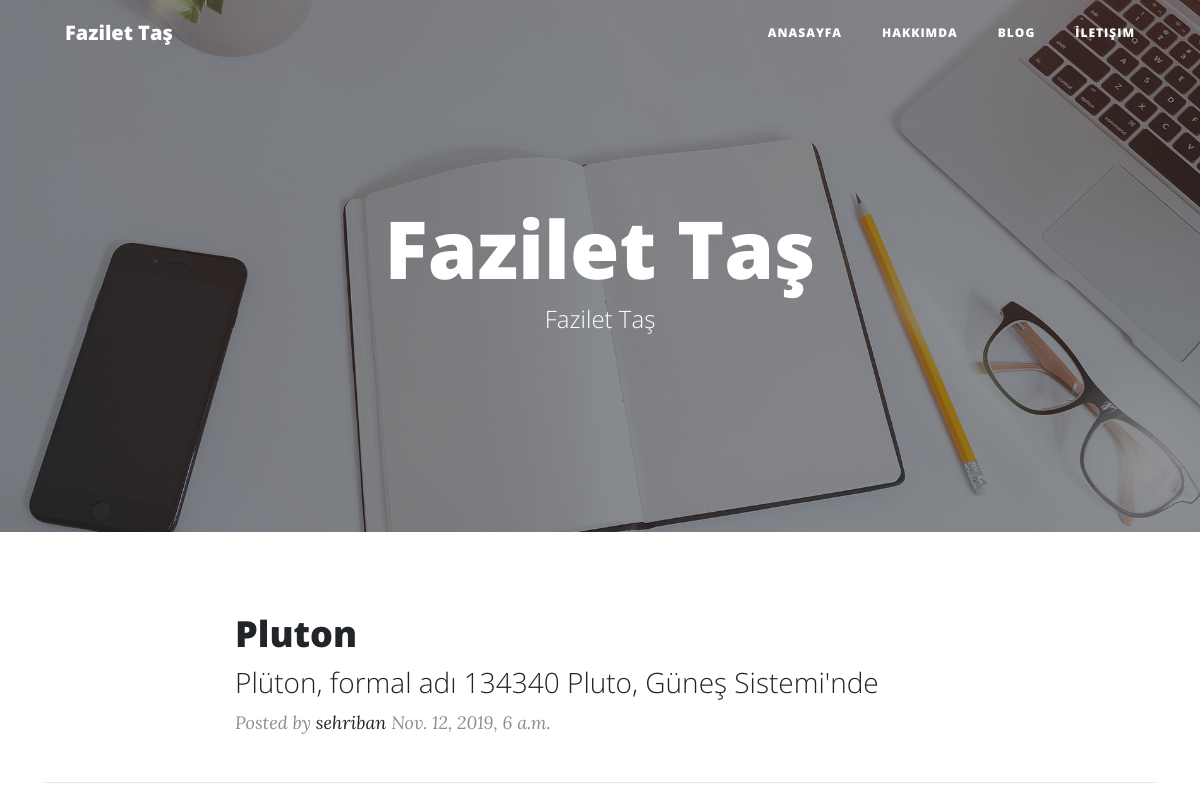
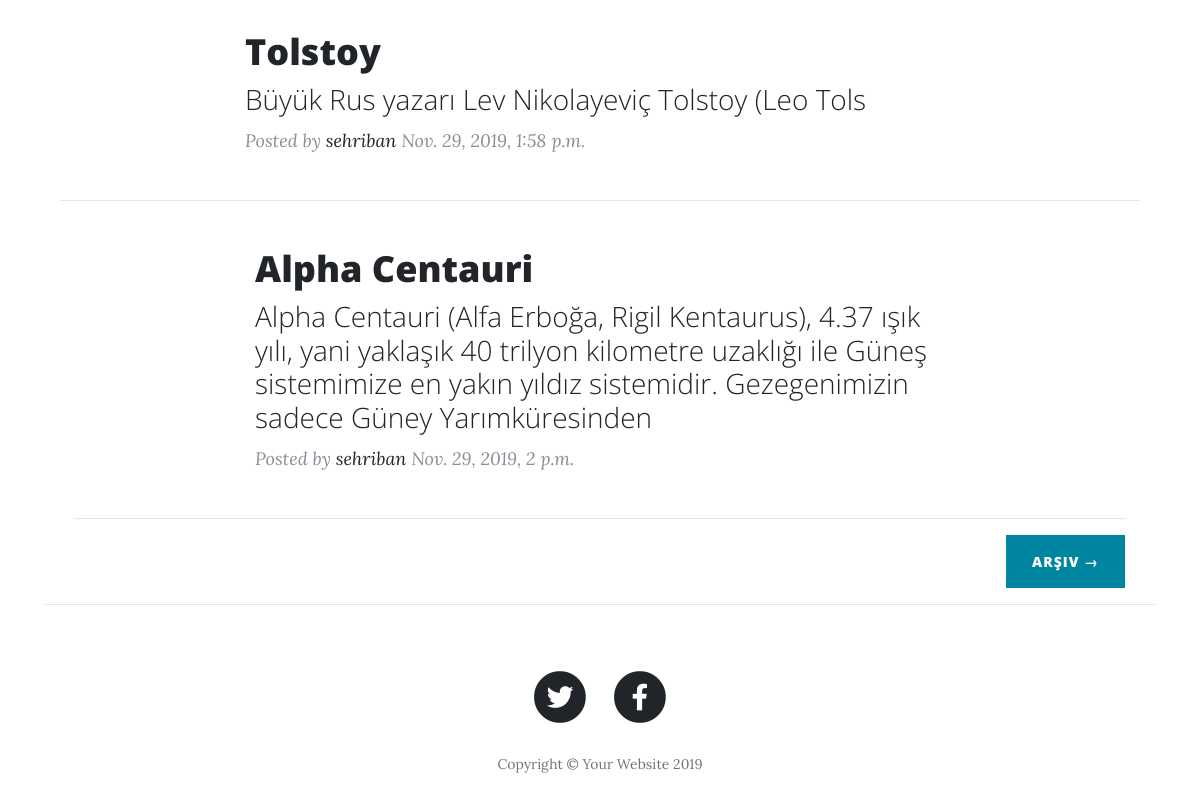
Before: / with the older database file (2 pictures, top to bottom).
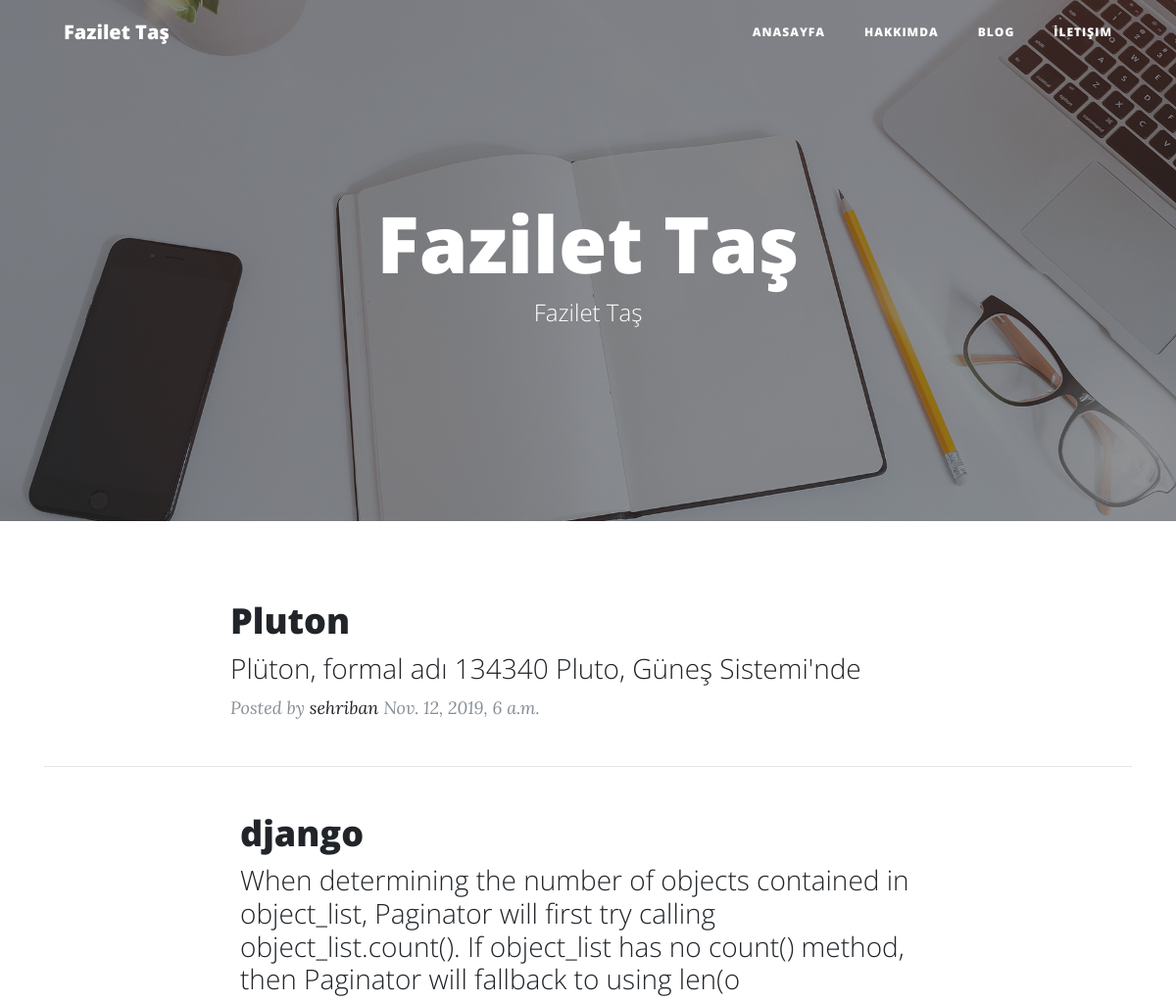
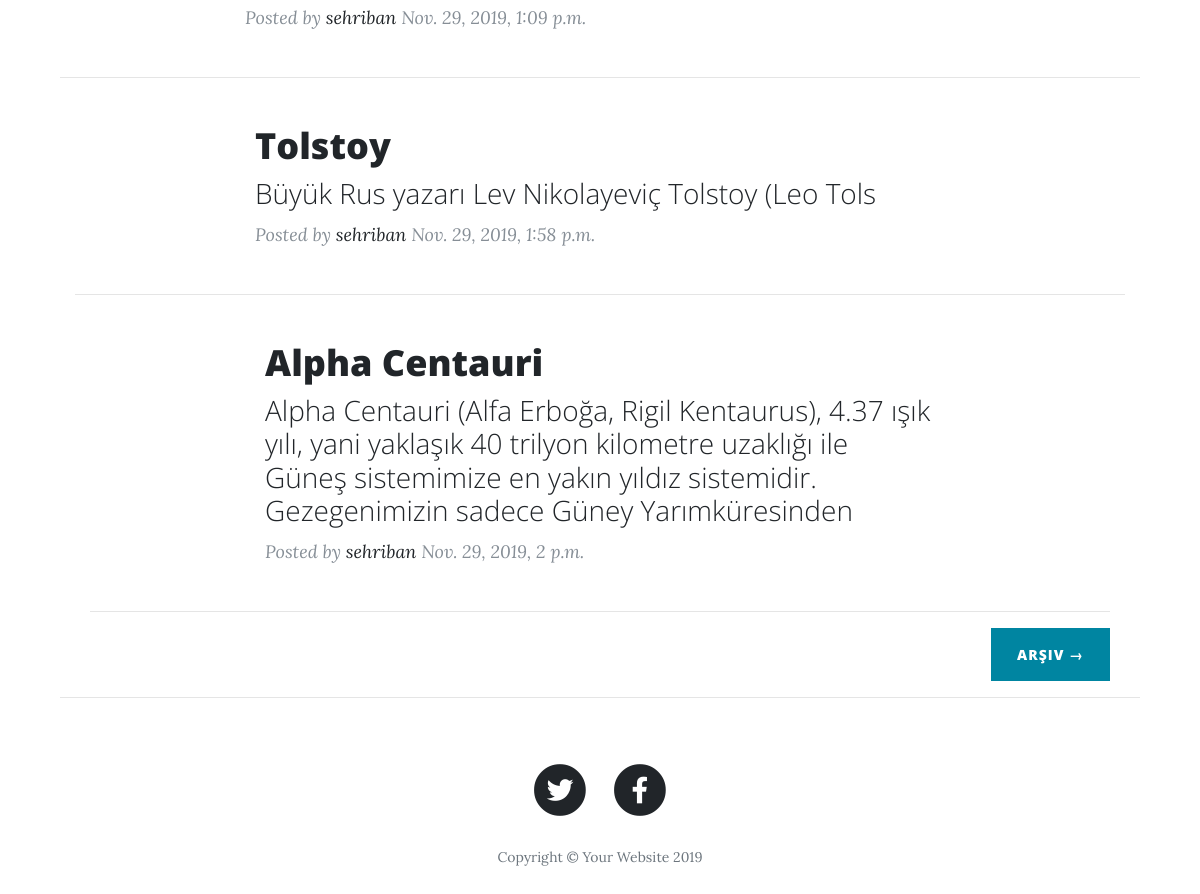
After: the same page with the newer database file (2 pictures, top to bottom).
### pages/models.py (models this page shows, shortened)
class Post(models.Model):
    author = models.ForeignKey('auth.User', on_delete=models.CASCADE)
    title = models.CharField(max_length=200)
    sub_title = models.CharField(max_length=200,default="")
    text = models.TextField()
    created_date = models.DateTimeField(
            default=timezone.now)
    published_date = models.DateTimeField(
            blank=True, null=True)
    upload = models.ImageField(upload_to='uploads/',blank=True)

### pages/views.py (the view)
# urls.py: path("", index_func),
def index_func(request):
    posts = Post.objects.order_by('published_date')
    return render(request,"home/index.html",{'posts': posts})

### template/home/index.html
{% extends 'base/core.html' %}
{% block content %}
 <header class="masthead" style="background-image: url('/static/img/home-bg.jpg')">
    <div class="overlay"></div>
    <div class="container">
      <div class="row">
        <div class="col-lg-8 col-md-10 mx-auto">
          <div class="site-heading">
            <h1>Fazilet Taş</h1>
            <span class="subheading">Fazilet Taş</span>
          </div>
        </div>
      </div>
    </div>
  </header>
{% for post in posts %}
  <div class="container">
    <div class="row">
      <div class="col-lg-8 col-md-10 mx-auto">
        <div class="post-preview">
          <a href="/page/blog">
            <h2 class="post-title">
               {{ post.title }}
            </h2>
            <h3 class="post-subtitle">
                {{ post.sub_title }}
            </h3>
          </a>
          <p class="post-meta">Posted by
            <a href="/page/about">{{ post.author }}</a>
            {{ post.published_date}}</p>
        </div>
 </div>
</div>
        <hr>
{% endfor %}
        <div class="clearfix">
          <a class="btn btn-primary float-right" href="#">Arşiv &rarr;</a>
        </div>
      </div>
    </div>
  <hr>
{% endblock %}

Changed rows visible on the page:
added Post: title "django", sub_title "When determining the number of objects contained in object_list, Paginator will first try calling object_list.count(). If object_list has no count() method, then Paginator will fallback to using len(o", author "sehriban", published_date "Nov. 29, 2019, 1:09 p.m."
